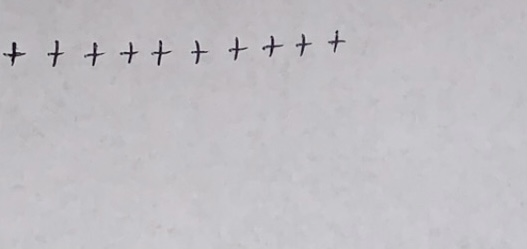
#> input picture datasets/add_secondSetFlash.jpg, 527 x 249 px
$ jupyter execute --allow-errors identifying_+_dataset.ipynb
#> lines starting #> are read from the running program, lines starting #| are printed output that depends on the picture; after the words box and inside, x2 and y2 are one past the last pixel; in counts of white or black regions, pixels touching at a corner belong together
# Identifying `+` Operator on sample image
### imports

[cell 1]
import cv2
import numpy as np
from keras.datasets import mnist
from keras.layers import Dense, Flatten
from keras.layers.convolutional import Conv2D
from keras.models import Sequential
from keras.utils import to_categorical
import matplotlib.pyplot as plt

[cell 2]
image = cv2.imread('./add_secondSetFlash.jpg')
#> image is the input picture: shape (249, 527, 3); mean B, G, R 195, 190.1, 192.4
grey = cv2.cvtColor(image.copy(), cv2.COLOR_BGR2GRAY)
ret, thresh = cv2.threshold(grey.copy(), 75, 255, cv2.THRESH_BINARY_INV + cv2.THRESH_OTSU)
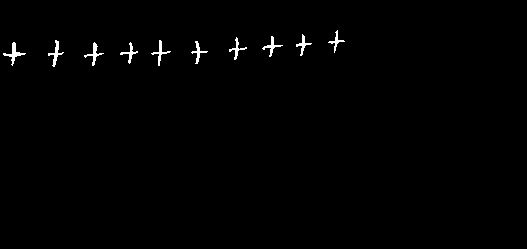
#> thresh: shape (249, 527); 0.77% white; 10 white regions
#> ret = 130
contours, _ = cv2.findContours(thresh.copy(), cv2.RETR_EXTERNAL, cv2.CHAIN_APPROX_SIMPLE)
#> contours = 10 contours; largest, box (x1, y1, x2, y2) and area: (3, 42, 26, 66) 94, (48, 40, 64, 67) 76, (84, 42, 104, 66) 73, (262, 36, 283, 57) 64, (151, 40, 171, 66) 63
preprocessed_digits = []
bounded_digits = []
for c in contours:
    x,y,w,h = cv2.boundingRect(c)

    # Creating a rectangle around the digit in the original image (for displaying the digits fetched via contours)
    cv2.rectangle(image, (x,y), (x+w, y+h), color=(0, 255, 0), thickness=2)

    # Cropping out the digit from the image corresponding to the current contours in the for loop
    digit = thresh[y:y+h, x:x+w]

    # @todo create a ratio to better square a general image
    # CHANGE NARROW OBJECTS TO SOON BE (18,18) PIXEL DIGIT
    # HAND SCENARIO WHEN IMAGE IS NARROW; y pixel length is less than 10 pixels
    x, y = digit.shape

    padded_digit = digit.copy()

    if (y < 10):
        # Padd x-axis
        difference = round((28 - y)/2)
        padded_digit = np.pad(padded_digit, ((0,0),(difference,difference)),"constant", constant_values=0)

    # Resize digit
    resized_digit = cv2.resize(padded_digit, (18,18))

    # Padding the digit with 5 pixels of black color (zeros) in each side to finally produce the image of (28, 28)
    padded_digit = np.pad(resized_digit, ((5,5),(5,5)), "constant", constant_values=0)

    # Adding the preprocessed digit to the list of preprocessed digits
    preprocessed_digits.append(padded_digit)
#> this loop made 10 passes
#> (w, h) on passes 1 to 10: (18, 22), (20, 24), (23, 24), (17, 23), (20, 26), (16, 27), (18, 23), (21, 21), (16, 22), (17, 23)
#> pass 1, `padded_digit = np.pad(resized_digit, ((5,5),(5,5)), "constant", consta..`:
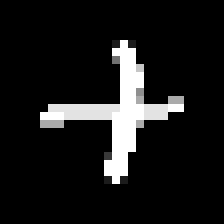
#> padded_digit: shape (28, 28) (shown 8 times larger); min 0, max 255, mean 25
#> pass 2, `digit = thresh[y:y+h, x:x+w]`:
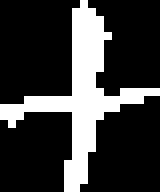
#> digit: shape (24, 20) (shown 8 times larger); 23.1% white; 1 white region, box (x1, y1, x2, y2) and area: (0, 0, 20, 24) 111
#> pass 2, `padded_digit = np.pad(resized_digit, ((5,5),(5,5)), "constant", consta..`:
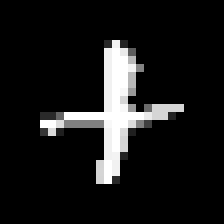
#> padded_digit: shape (28, 28) (shown 8 times larger); min 0, max 255, mean 24.8
#> pass 3, `digit = thresh[y:y+h, x:x+w]`:
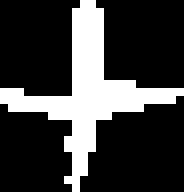
#> digit: shape (24, 23) (shown 8 times larger); 24.1% white; 1 white region, box (x1, y1, x2, y2) and area: (0, 0, 23, 24) 133
#> after the loop:
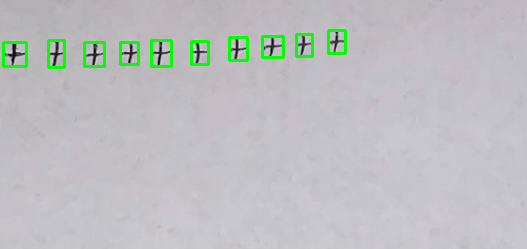
#> image: shape (249, 527, 3); 1.89% of pixels changed, all inside (x1, y1, x2, y2) = (2, 29, 347, 69)
#> after the loop:
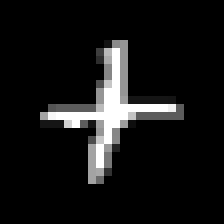
#> padded_digit: shape (28, 28) (shown 8 times larger); min 0, max 255, mean 21.2
#> after the loop, preprocessed_digits = 10 items
    # bounded_digits.append(digit)

print("\n----------------Original Image--------------------")
plt.imshow(image)
plt.show()

inp = np.array(preprocessed_digits)

bounded_digit_index = 0

columns = 4
#> (the rest of this cell did not finish here and is left out)

$ run again, with datasets/add_secondSet.jpg copied over datasets/add_secondSetFlash.jpg
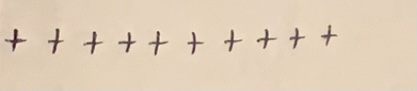
#> input picture datasets/add_secondSet.jpg, 417 x 91 px
#> image is the input picture: shape (91, 417, 3); mean B, G, R 183.8, 206.3, 224.4
#> `ret, thresh = cv2.threshold(grey.copy(), 75, 255, cv2.THRESH_BINARY_IN..`:
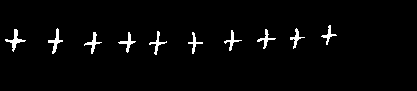
#> thresh: shape (91, 417); 2.6% white; 10 white regions
#> ret = 157
#> contours = 10 contours; largest, box (x1, y1, x2, y2) and area: (5, 29, 26, 52) 92, (48, 28, 63, 54) 80, (84, 32, 102, 54) 68, (118, 32, 136, 53) 66, (257, 29, 276, 49) 60
#> the loop `for c in contours:` made 10 passes
#> (w, h) on passes 1 to 8: (15, 22), (18, 21), (18, 22), (18, 24), (18, 21), (19, 20), (21, 23), (15, 21)
#> after the loop `for c in contours:`:
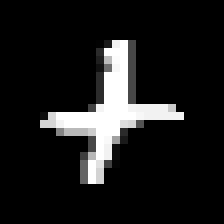
#> padded_digit: shape (28, 28) (shown 8 times larger); min 0, max 255, mean 27.7
#> after the loop `for c in contours:`: preprocessed_digits = 10 items
